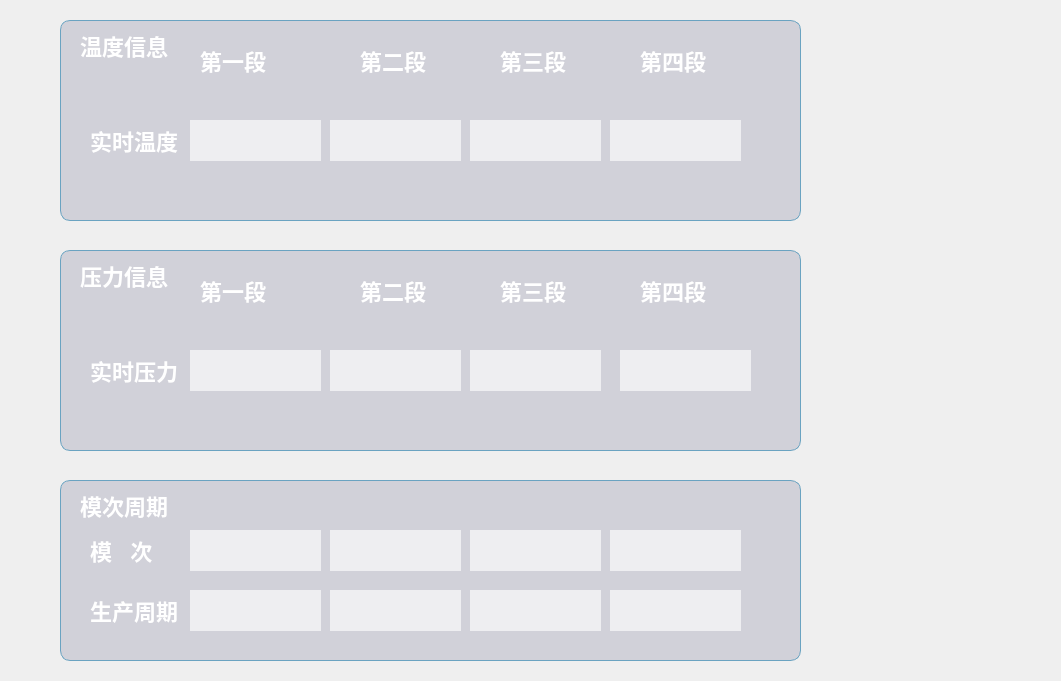
<?xml version="1.0" encoding="UTF-8"?>
<ui version="4.0">
 <class>MainFormProcessParameters</class>
 <widget class="QWidget" name="MainFormProcessParameters">
  <property name="geometry">
   <rect>
    <x>0</x>
    <y>0</y>
    <width>1061</width>
    <height>681</height>
   </rect>
  </property>
  <property name="minimumSize">
   <size>
    <width>1061</width>
    <height>681</height>
   </size>
  </property>
  <property name="maximumSize">
   <size>
    <width>1071</width>
    <height>681</height>
   </size>
  </property>
  <property name="windowTitle">
   <string>Form</string>
  </property>
  <property name="styleSheet">
   <string notr="true">#MainFormProcessParameters {
	border-image: url(:/qrc/res/main_bk.png)  50 00 0 0 repeat;
}
QGroupBox
{
background-color: rgba(85, 85, 127, 50);
border-radius: 10px;
border: 1px solid rgb(106, 163, 193);
}
QLabel{
	font:bold 22px;
	color: rgb(255, 255, 255);
}
QLineEdit {
font: bold 24px; 
background-color: rgba(255, 255, 255,160);
border-radius: 0px;
border: 0px solid rgba(39, 22, 22, 254);
}</string>
  </property>
  <widget class="QGroupBox" name="groupBox">
   <property name="geometry">
    <rect>
     <x>60</x>
     <y>20</y>
     <width>741</width>
     <height>201</height>
    </rect>
   </property>
   <property name="title">
    <string/>
   </property>
   <widget class="QLabel" name="label_2">
    <property name="geometry">
     <rect>
      <x>30</x>
      <y>100</y>
      <width>101</width>
      <height>41</height>
     </rect>
    </property>
    <property name="text">
     <string>实时温度</string>
    </property>
   </widget>
   <widget class="QLineEdit" name="lineEdit_Temper_1">
    <property name="geometry">
     <rect>
      <x>130</x>
      <y>100</y>
      <width>131</width>
      <height>41</height>
     </rect>
    </property>
   </widget>
   <widget class="QLabel" name="label_3">
    <property name="geometry">
     <rect>
      <x>140</x>
      <y>20</y>
      <width>91</width>
      <height>41</height>
     </rect>
    </property>
    <property name="text">
     <string>第一段</string>
    </property>
   </widget>
   <widget class="QLabel" name="label_4">
    <property name="geometry">
     <rect>
      <x>300</x>
      <y>20</y>
      <width>91</width>
      <height>41</height>
     </rect>
    </property>
    <property name="text">
     <string>第二段</string>
    </property>
   </widget>
   <widget class="QLabel" name="label_5">
    <property name="geometry">
     <rect>
      <x>440</x>
      <y>20</y>
      <width>91</width>
      <height>41</height>
     </rect>
    </property>
    <property name="text">
     <string>第三段</string>
    </property>
   </widget>
   <widget class="QLabel" name="label_6">
    <property name="geometry">
     <rect>
      <x>580</x>
      <y>20</y>
      <width>91</width>
      <height>41</height>
     </rect>
    </property>
    <property name="text">
     <string>第四段</string>
    </property>
   </widget>
   <widget class="QLabel" name="label_7">
    <property name="geometry">
     <rect>
      <x>20</x>
      <y>10</y>
      <width>101</width>
      <height>31</height>
     </rect>
    </property>
    <property name="text">
     <string>温度信息</string>
    </property>
   </widget>
   <widget class="QLineEdit" name="lineEdit_Temper_2">
    <property name="geometry">
     <rect>
      <x>270</x>
      <y>100</y>
      <width>131</width>
      <height>41</height>
     </rect>
    </property>
   </widget>
   <widget class="QLineEdit" name="lineEdit_Temper_3">
    <property name="geometry">
     <rect>
      <x>410</x>
      <y>100</y>
      <width>131</width>
      <height>41</height>
     </rect>
    </property>
   </widget>
   <widget class="QLineEdit" name="lineEdit_Temper_4">
    <property name="geometry">
     <rect>
      <x>550</x>
      <y>100</y>
      <width>131</width>
      <height>41</height>
     </rect>
    </property>
   </widget>
  </widget>
  <widget class="QGroupBox" name="groupBox_2">
   <property name="geometry">
    <rect>
     <x>60</x>
     <y>250</y>
     <width>741</width>
     <height>201</height>
    </rect>
   </property>
   <property name="title">
    <string/>
   </property>
   <widget class="QLabel" name="label_9">
    <property name="geometry">
     <rect>
      <x>30</x>
      <y>100</y>
      <width>101</width>
      <height>41</height>
     </rect>
    </property>
    <property name="text">
     <string>实时压力</string>
    </property>
   </widget>
   <widget class="QLineEdit" name="lineEdit_P1">
    <property name="geometry">
     <rect>
      <x>130</x>
      <y>100</y>
      <width>131</width>
      <height>41</height>
     </rect>
    </property>
   </widget>
   <widget class="QLabel" name="label_10">
    <property name="geometry">
     <rect>
      <x>140</x>
      <y>20</y>
      <width>91</width>
      <height>41</height>
     </rect>
    </property>
    <property name="text">
     <string>第一段</string>
    </property>
   </widget>
   <widget class="QLabel" name="label_11">
    <property name="geometry">
     <rect>
      <x>300</x>
      <y>20</y>
      <width>91</width>
      <height>41</height>
     </rect>
    </property>
    <property name="text">
     <string>第二段</string>
    </property>
   </widget>
   <widget class="QLineEdit" name="lineEdit_P2">
    <property name="geometry">
     <rect>
      <x>270</x>
      <y>100</y>
      <width>131</width>
      <height>41</height>
     </rect>
    </property>
   </widget>
   <widget class="QLineEdit" name="lineEdit_P3">
    <property name="geometry">
     <rect>
      <x>410</x>
      <y>100</y>
      <width>131</width>
      <height>41</height>
     </rect>
    </property>
   </widget>
   <widget class="QLabel" name="label_12">
    <property name="geometry">
     <rect>
      <x>440</x>
      <y>20</y>
      <width>91</width>
      <height>41</height>
     </rect>
    </property>
    <property name="text">
     <string>第三段</string>
    </property>
   </widget>
   <widget class="QLabel" name="label_13">
    <property name="geometry">
     <rect>
      <x>580</x>
      <y>20</y>
      <width>91</width>
      <height>41</height>
     </rect>
    </property>
    <property name="text">
     <string>第四段</string>
    </property>
   </widget>
   <widget class="QLineEdit" name="lineEdit_P4">
    <property name="geometry">
     <rect>
      <x>560</x>
      <y>100</y>
      <width>131</width>
      <height>41</height>
     </rect>
    </property>
   </widget>
   <widget class="QLabel" name="label_14">
    <property name="geometry">
     <rect>
      <x>20</x>
      <y>10</y>
      <width>101</width>
      <height>31</height>
     </rect>
    </property>
    <property name="text">
     <string>压力信息</string>
    </property>
   </widget>
  </widget>
  <widget class="QGroupBox" name="groupBox_3">
   <property name="geometry">
    <rect>
     <x>60</x>
     <y>480</y>
     <width>741</width>
     <height>181</height>
    </rect>
   </property>
   <property name="title">
    <string/>
   </property>
   <widget class="QLabel" name="label_15">
    <property name="geometry">
     <rect>
      <x>30</x>
      <y>50</y>
      <width>101</width>
      <height>41</height>
     </rect>
    </property>
    <property name="text">
     <string>模   次</string>
    </property>
   </widget>
   <widget class="QLabel" name="label_16">
    <property name="geometry">
     <rect>
      <x>30</x>
      <y>110</y>
      <width>101</width>
      <height>41</height>
     </rect>
    </property>
    <property name="text">
     <string>生产周期</string>
    </property>
   </widget>
   <widget class="QLineEdit" name="lineEdit_TotalNum_1">
    <property name="geometry">
     <rect>
      <x>130</x>
      <y>50</y>
      <width>131</width>
      <height>41</height>
     </rect>
    </property>
   </widget>
   <widget class="QLineEdit" name="lineEdit_ProdCycle_1">
    <property name="geometry">
     <rect>
      <x>130</x>
      <y>110</y>
      <width>131</width>
      <height>41</height>
     </rect>
    </property>
   </widget>
   <widget class="QLabel" name="label_21">
    <property name="geometry">
     <rect>
      <x>20</x>
      <y>10</y>
      <width>101</width>
      <height>31</height>
     </rect>
    </property>
    <property name="text">
     <string>模次周期</string>
    </property>
   </widget>
   <widget class="QLineEdit" name="lineEdit_TotalNum_2">
    <property name="geometry">
     <rect>
      <x>270</x>
      <y>50</y>
      <width>131</width>
      <height>41</height>
     </rect>
    </property>
   </widget>
   <widget class="QLineEdit" name="lineEdit_TotalNum_3">
    <property name="geometry">
     <rect>
      <x>410</x>
      <y>50</y>
      <width>131</width>
      <height>41</height>
     </rect>
    </property>
   </widget>
   <widget class="QLineEdit" name="lineEdit_TotalNum_4">
    <property name="geometry">
     <rect>
      <x>550</x>
      <y>50</y>
      <width>131</width>
      <height>41</height>
     </rect>
    </property>
   </widget>
   <widget class="QLineEdit" name="lineEdit_ProdCycle_2">
    <property name="geometry">
     <rect>
      <x>270</x>
      <y>110</y>
      <width>131</width>
      <height>41</height>
     </rect>
    </property>
   </widget>
   <widget class="QLineEdit" name="lineEdit_ProdCycle_3">
    <property name="geometry">
     <rect>
      <x>410</x>
      <y>110</y>
      <width>131</width>
      <height>41</height>
     </rect>
    </property>
   </widget>
   <widget class="QLineEdit" name="lineEdit_ProdCycle_4">
    <property name="geometry">
     <rect>
      <x>550</x>
      <y>110</y>
      <width>131</width>
      <height>41</height>
     </rect>
    </property>
   </widget>
  </widget>
 </widget>
 <resources/>
 <connections/>
</ui>
